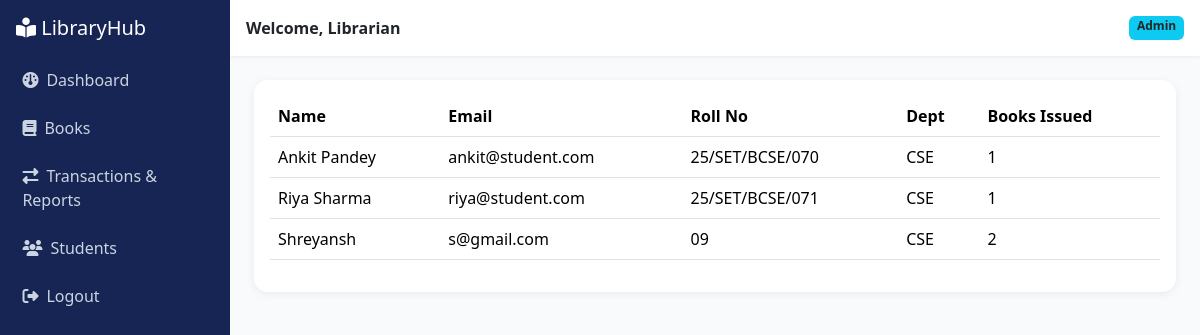
The app's page /students (signed in) with its own data.
### tables this page shows
CREATE TABLE users(id INTEGER PRIMARY KEY AUTOINCREMENT, name TEXT NOT NULL,
  email TEXT UNIQUE NOT NULL, password_hash TEXT NOT NULL, role TEXT NOT NULL CHECK(role IN('admin','student')));

CREATE TABLE students(user_id INTEGER PRIMARY KEY REFERENCES users(id) ON DELETE CASCADE,
  roll_no TEXT UNIQUE NOT NULL, department TEXT);

### app.py (the view)
@app.route("/students")
@login_required("admin")
def students(u):
    return render_template("students.html", students=lib.students())

### app.py (called while the page is built)
def current_user():
    r = session.get("uid") and db.one("SELECT * FROM users WHERE id=?", (session["uid"],))
    return User.from_row(r) if r else None

def login_required(role=None):
    def deco(f):
        @wraps(f)
        def wrapper(*a, **k):
            u = current_user()
            if not u:
                return redirect(url_for("login"))
            if role and u.role != role:
                flash("You do not have access to that page.", "danger")
                return redirect(url_for("dashboard"))
            return f(u, *a, **k)
        return wrapper
    return deco

@app.context_processor
def inject():
    return {"user": current_user()}

### database.py (called while the page is built)
    def _connect(self):
        c = sqlite3.connect(self._path)
        c.row_factory = sqlite3.Row
        c.execute("PRAGMA foreign_keys=ON")
        return c

    def query(self, sql, args=()):
        with self._connect() as c:
            return c.execute(sql, args).fetchall()

    def one(self, sql, args=()):
        r = self.query(sql, args)
        return r[0] if r else None

### models.py (called while the page is built)
    @property
    def role(self):
        return self._role

    @classmethod
    def from_row(cls, row):
        klass = Admin if row["role"] == "admin" else Student
        return klass(row["id"], row["name"], row["email"])

    def students(self):
        return self.db.query("""SELECT u.id,u.name,u.email,s.roll_no,s.department,
            (SELECT COUNT(*) FROM transactions t WHERE t.student_id=u.id AND t.return_date IS NULL) issued
            FROM users u JOIN students s ON s.user_id=u.id ORDER BY u.name""")

### templates/students.html
{% extends "base.html" %}{% block content %}<div class="card p-3"><table class="table"><tr><th>Name</th><th>Email</th><th>Roll No</th><th>Dept</th><th>Books Issued</th></tr>
{% for s in students %}<tr><td>{{s.name}}</td><td>{{s.email}}</td><td>{{s.roll_no}}</td><td>{{s.department}}</td><td>{{s.issued}}</td></tr>{% endfor %}</table></div>{% endblock %}

### templates/base.html (shortened to what this page needs)
<!doctype html><html lang="en"><head><meta charset="utf-8"><meta name="viewport" content="width=device-width,initial-scale=1">
<link href="https://cdn.jsdelivr.net/npm/bootstrap@5.3.3/dist/css/bootstrap.min.css" rel="stylesheet">
<link href="https://cdnjs.cloudflare.com/ajax/libs/font-awesome/6.5.1/css/all.min.css" rel="stylesheet">
<link href="{{ url_for('static',filename='css/style.css') }}" rel="stylesheet"></head><body>
{% if user %}
<div class="sidebar"><h5 class="text-white p-3 mb-0"><i class="fa fa-book-open-reader"></i> LibraryHub</h5>
<a href="{{ url_for('dashboard') }}"><i class="fa fa-gauge me-2"></i>Dashboard</a>
<a href="{{ url_for('books') }}"><i class="fa fa-book me-2"></i>Books</a>
<a href="{{ url_for('transactions') }}"><i class="fa fa-right-left me-2"></i>{{ 'Transactions & Reports' if user.role=='admin' else 'My Borrowings' }}</a>
{% if user.role=='admin' %}<a href="{{ url_for('students') }}"><i class="fa fa-users me-2"></i>Students</a>{% endif %}
<a href="{{ url_for('logout') }}"><i class="fa fa-right-from-bracket me-2"></i>Logout</a></div>
<div class="main"><div class="topbar p-3 d-flex justify-content-between"><strong>Welcome, {{ user.name }}</strong><span class="badge bg-info text-dark">{{ user.role|title }}</span></div>
<div class="p-4">
{% block content %}{% endblock %}</div></div>
{% else %}{% block auth %}{% endblock %}{% endif %}
<script src="https://cdn.jsdelivr.net/npm/bootstrap@5.3.3/dist/js/bootstrap.bundle.min.js"></script></body></html>

### static/css/style.css (style rules this page uses)
:root { --navy:#172554;--blue:#2563eb;--teal:#14b8a6 }
body { background:#f8fafc;font-family:'Segoe UI',system-ui,sans-serif }
.sidebar { width:230px;min-height:100vh;background:var(--navy);position:fixed }
.sidebar a { color:#cbd5e1;display:block;padding:.75rem 1.4rem;text-decoration:none;transition:.2s }
.main { margin-left:230px }
.topbar { background:#fff;box-shadow:0 1px 4px #0001 }
.card { border:0;border-radius:14px;box-shadow:0 2px 10px #0001;transition:.2s }

### records on screen
users: role "Transactions & Reports", name "Librarian", role "Admin"
students: name "Ankit Pandey", email "ankit@student.com", roll_no "25/SET/BCSE/070", department "CSE", issued "1"
students: name "Riya Sharma", email "riya@student.com", roll_no "25/SET/BCSE/071", department "CSE", issued "1"
students: name "Shreyansh", email "s@gmail.com", roll_no "09", department "CSE", issued "2"
